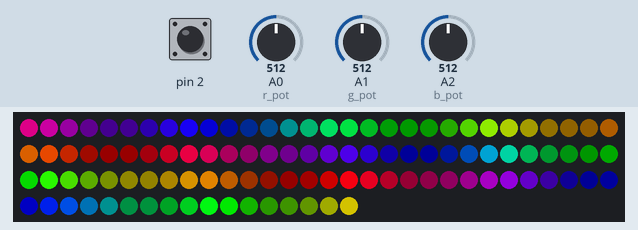
Recording of a sketch running on a simulated Arduino Uno, built with avr-gcc and run on an emulated ATmega328P. On the bench: 107 RGB LEDs in strip order, left to right, continuing on the next row. The test bench sets the inputs (shaded band); at power-on: pin 2 HIGH, A0 (r_pot) = 512, A1 (g_pot) = 512, A2 (b_pot) = 512. Dim RGB values are drawn brighter than linear; what the sketch prints to the serial monitor is not drawn.

Above: at 2.1 s.
2.2 s: pin 2 pulled LOW for 3.2 s
At 5.86 s:
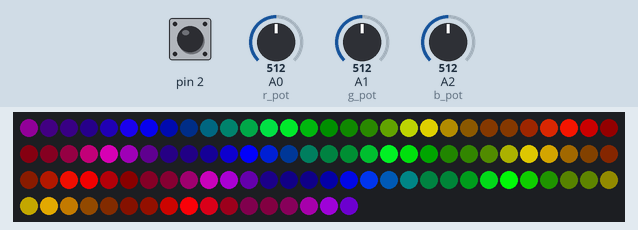
6.0 s: pin 2 pulled LOW for 0.15 s
At 6.77 s:
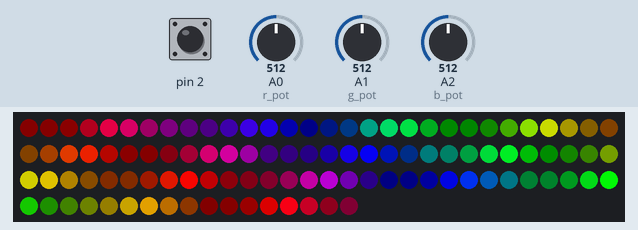
9.0 s: pin 2 pulled LOW for 3.2 s
At 12.37 s:
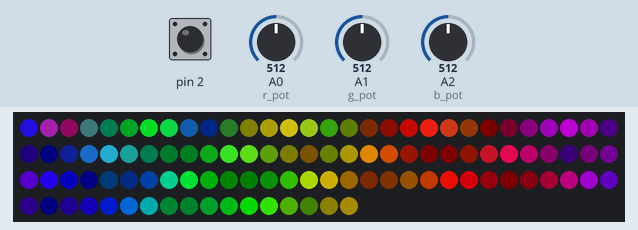
12.8 s: pin 2 pulled LOW for 0.15 s
At 13.26 s:
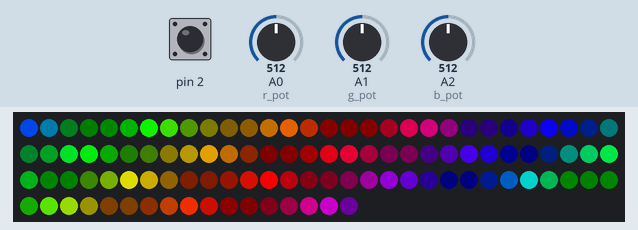
13.5 s: pin 2 pulled LOW for 3.2 s
At 16.87 s:
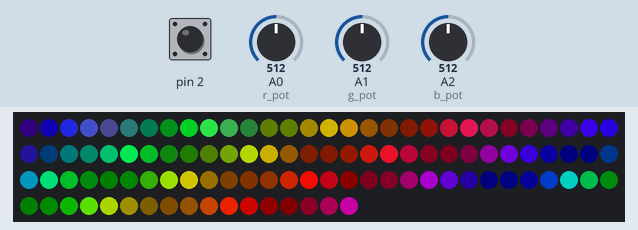
Timing chart, 0 to 18.3 s (numbered marks = the images above; inputs shaded):
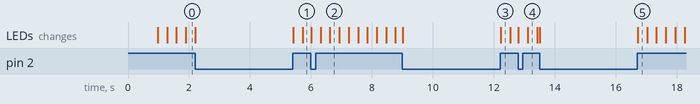

The sketch:

light_box.ino
```cpp
#include "FastLED.h"

#if FASTLED_VERSION < 3001000
#error "Requires FastLED 3.1 or later; check github for latest code."
#endif

#define DATA_PIN 6
#define LED_TYPE WS2811
#define COLOR_ORDER GRB
#define NUM_LEDS 107
#define BRIGHTNESS 255
#define DELAYVAL 200

int r_pot = A0;
int g_pot = A1;
int b_pot = A2;
int r_value = 0;
int g_value = 0;
int b_value = 0;
int previous_r_value = 0;
int previous_g_value = 0;
int previous_b_value = 0;
int state = 0;
int state_just_changed = 0;

// Set to the value of '1' to enable debugging info to serial
int debugging_enabled = 0;

CRGB leds[NUM_LEDS];

void setup() {

  delay(500);
  FastLED.addLeds<LED_TYPE, DATA_PIN, COLOR_ORDER>(leds, NUM_LEDS)
    .setCorrection(TypicalLEDStrip)
    .setDither(BRIGHTNESS < 255);
  FastLED.setBrightness(BRIGHTNESS);

  Serial.begin(115200);
  previous_r_value = map(analogRead(r_pot), 0, 1023, 0, 255);
  previous_g_value = map(analogRead(g_pot), 0, 1023, 0, 255);
  previous_b_value = map(analogRead(b_pot), 0, 1023, 0, 255);

  for (int i = 0; i < NUM_LEDS; i++) {
    leds[i] = CRGB(previous_r_value, previous_g_value, previous_b_value);
    FastLED.show();
  }

  pinMode(2, INPUT_PULLUP);

  if (debugging_enabled == 0){
    Serial.println("Debugging is set to off");
  }
}

void loop() {

  state = digitalRead(2);
  if (digitalRead(2)) {
    pride();
    FastLED.show();

    if (debugging_enabled == 1){
      Serial.print("toggled on | \t");
      Serial.print("pot_r:");
      Serial.print(analogRead(r_pot));
      Serial.print(", pot_g:");
      Serial.print(analogRead(g_pot));
      Serial.print(", pot_b:");
      Serial.println(analogRead(b_pot));
    }

  } else {

    if (debugging_enabled == 1){
      Serial.print("toggled off | \t");
    }

    r_value = map(analogRead(r_pot), 0, 1023, 0, 255);
    g_value = map(analogRead(g_pot), 0, 1023, 0, 255);
    b_value = map(analogRead(b_pot), 0, 1023, 0, 255);

    if ((r_value != previous_r_value) || (g_value != previous_g_value) || (b_value != previous_b_value)) {

      for (int i = 0; i < NUM_LEDS; i++) {
        leds[i] = CRGB(r_value, g_value, b_value);
        previous_r_value = r_value;
        previous_g_value = g_value;
        previous_b_value = b_value;
      }
      FastLED.show();
    }

    if (debugging_enabled == 1){
      Serial.print("R:");
      Serial.print(r_value);
      Serial.print(", G:");
      Serial.print(g_value);
      Serial.print(", B:");
      Serial.print(b_value);
      Serial.print(" | \t");
      Serial.print("pot_r:");
      Serial.print(analogRead(r_pot));
      Serial.print(", pot_g:");
      Serial.print(analogRead(g_pot));
      Serial.print(", pot_b:");
      Serial.println(analogRead(b_pot));
    }
    delay(DELAYVAL);
  }
}

// Taken from Pride2015 example of FastLED library:
// https://github.com/FastLED/FastLED/blob/master/examples/Pride2015/Pride2015.ino
// by Mark Kriegsman
// Animated, ever-changing rainbows.
// This function draws rainbows with an ever-changing,
// widely-varying set of parameters.
void pride() {
  static uint16_t sPseudotime = 0;
  static uint16_t sLastMillis = 0;
  static uint16_t sHue16 = 0;
  uint8_t sat8 = beatsin88(87, 220, 250);
  uint8_t brightdepth = beatsin88(341, 96, 224);
  uint16_t brightnessthetainc16 = beatsin88(203, (25 * 256), (40 * 256));
  uint8_t msmultiplier = beatsin88(147, 23, 60);
  uint16_t hue16 = sHue16;  //gHue * 256;
  uint16_t hueinc16 = beatsin88(113, 1, 3000);
  uint16_t ms = millis();
  uint16_t deltams = ms - sLastMillis;
  sLastMillis = ms;
  sPseudotime += deltams * msmultiplier;
  sHue16 += deltams * beatsin88(400, 5, 9);
  uint16_t brightnesstheta16 = sPseudotime;
  for (uint16_t i = 0; i < NUM_LEDS; i++) {
    hue16 += hueinc16;
    uint8_t hue8 = hue16 / 256;
    brightnesstheta16 += brightnessthetainc16;
    uint16_t b16 = sin16(brightnesstheta16) + 32768;
    uint16_t bri16 = (uint32_t)((uint32_t)b16 * (uint32_t)b16) / 65536;
    uint8_t bri8 = (uint32_t)(((uint32_t)bri16) * brightdepth) / 65536;
    bri8 += (255 - brightdepth);
    CRGB newcolor = CHSV(hue8, sat8, bri8);
    uint16_t pixelnumber = i;
    pixelnumber = (NUM_LEDS - 1) - pixelnumber;
    nblend(leds[pixelnumber], newcolor, 64);
  }
}
```
